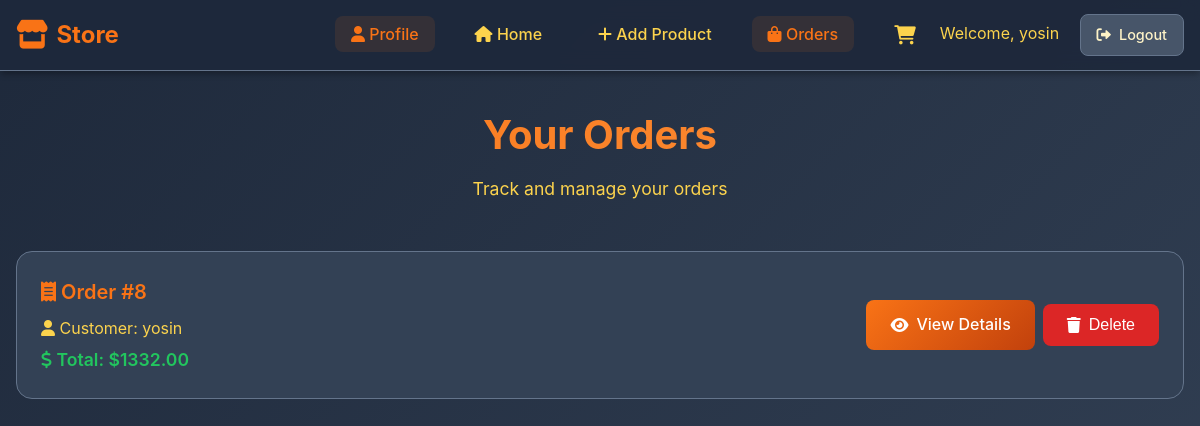
Before: /orders/ (signed in) with the older database file.
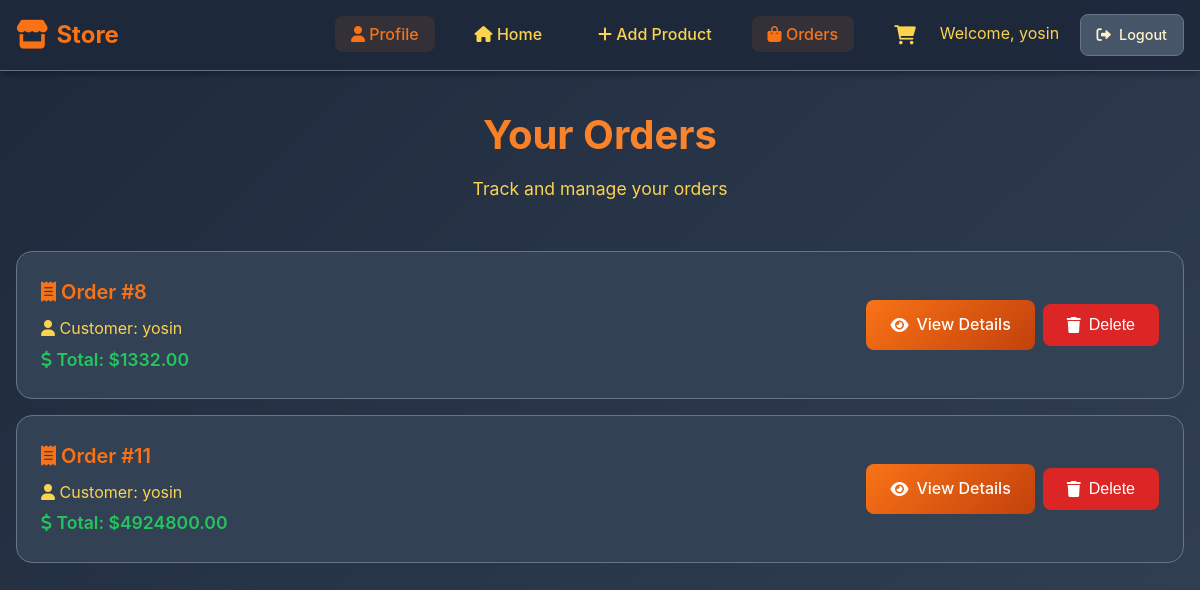
After: the same page with the newer database file.
### myapp/models.py (models this page shows)
class Order(models.Model):
    user = models.ForeignKey(User, on_delete=models.CASCADE)
    total_amount = models.DecimalField(max_digits=10, decimal_places=2)
    status = models.CharField(default='pending', max_length=20)

class User(AbstractUser):
    def __str__(self):
        return self.username

### myapp/views.py (the view)
# urls.py: path('orders/', OrderView.as_view(), name='orders'),
class OrderView(ListView):
    model = Order
    template_name = 'orders.html'
    context_object_name = 'orders'
    def get_queryset(self):
        return Order.objects.filter(user=self.request.user)

### myapp/templates/orders.html (shortened to what this page needs)
<!DOCTYPE html>
<html lang="en">
<head>
    <link href="https://cdnjs.cloudflare.com/ajax/libs/font-awesome/6.0.0/css/all.min.css" rel="stylesheet">
</head>
<body>
    <header class="header">
        <div class="header-container">
            <a href="{% url 'home' %}" class="logo">
                <i class="fas fa-store"></i>
                Store
            </a>
            <nav class="nav">
                <ul class="nav-links">
                            <li><a href="{% url 'profile' %}" class="active"><i class="fas fa-user"></i> Profile</a></li>
                    <li><a href="{% url 'home' %}">
                        <i class="fas fa-home"></i> Home
                    </a></li>
                    {% if user.is_authenticated %}
                        <li><a href="{% url 'create_product' %}">
                            <i class="fas fa-plus"></i> Add Product
                        </a></li>
                        <li><a href="{% url 'orders' %}" class="active">
                            <i class="fas fa-shopping-bag"></i> Orders
                        </a></li>
                    {% endif %}
                </ul>
                <div class="user-menu">
                    {% if user.is_authenticated %}
                        <a href="{% url 'cart' %}" class="cart-icon" title="Shopping Cart">
                            <i class="fas fa-shopping-cart"></i>
                        </a>
                        <div class="user-info">
                            <span style="color: var(--text-secondary);">Welcome, {{ user.username }}</span>
                            <a href="{% url 'logout' %}" class="btn btn-secondary" style="margin-left: 1rem; padding: 0.5rem 1rem; font-size: 0.9rem;">
                                <i class="fas fa-sign-out-alt"></i> Logout
                            </a>
                        </div>
                    {% endif %}
                </div>
            </nav>
        </div>
    </header>
    <main class="main-content">
        <div class="page-header">
            <h1 class="page-title">Your Orders</h1>
            <p class="page-subtitle">Track and manage your orders</p>
        </div>
        {% if orders %}
            {% for order in orders %}
                <div class="order-card">
                    <div class="order-info">
                        <div class="order-id">
                            <i class="fas fa-receipt"></i> Order #{{ order.id }}
                        </div>
                        <div class="order-details">
                            <i class="fas fa-user"></i> Customer: {{ order.user.username }}
                        </div>
                        <div class="order-total">
                            <i class="fas fa-dollar-sign"></i> Total: ${{ order.total_amount }}
                        </div>
                    </div>
                    <div class="order-actions">
                        <a href="{% url 'order_detail' order.id %}" class="btn btn-primary">
                            <i class="fas fa-eye"></i> View Details
                        </a>
                        <form method="POST" action="{% url 'delete_order' order.id %}" style="display: inline;">
                            <button type="submit" class="btn btn-danger" onclick="return confirm('Are you sure you want to delete this order?')">
                                <i class="fas fa-trash"></i> Delete
                            </button>
                        </form>
                    </div>
                </div>
            {% endfor %}
        {% endif %}
    </main>
</body>
</html>

Changed rows visible on the page:
added Order: id "11", user.username "yosin", total_amount "4924800.00"
